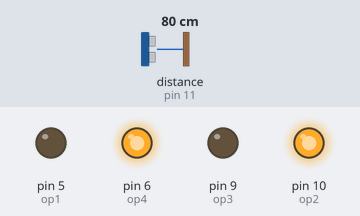
Simulated run of this sketch. Board: Arduino Uno, built with avr-gcc and run on an emulated ATmega328P. Shown: output pins drawn as LEDs (lit = HIGH). Wiring (inferred from the names in the program): ultrasonic range finder: trigger pin 12; echo pin 11. The test bench sets the inputs (shaded band); at power-on: distance to the obstacle (sensor on pin 11) 80 cm. The echo pulse lasts 58.3 µs per cm; pins used as bus, display or sensor lines are not drawn.

Above: at 1.2 s.
1.3 s: distance to the obstacle (sensor on pin 11) set to 12 cm
2.8 s: distance to the obstacle (sensor on pin 11) set to 9 cm
At 3.8 s:
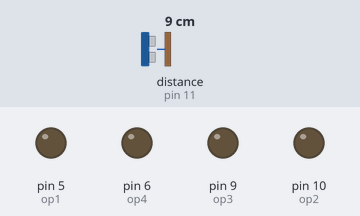
4.3 s: distance to the obstacle (sensor on pin 11) set to 18 cm
At 4.9 s:
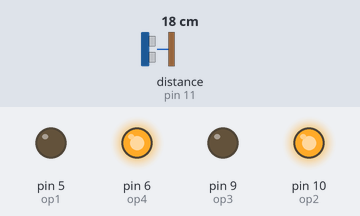
5.8 s: distance to the obstacle (sensor on pin 11) set to 2 cm
At 7.2 s:
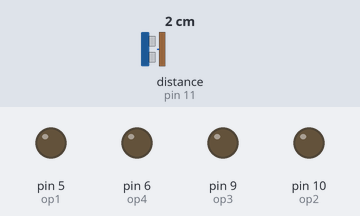
Timing chart, 0 to 8.3 s (numbered marks = the images above; inputs shaded):
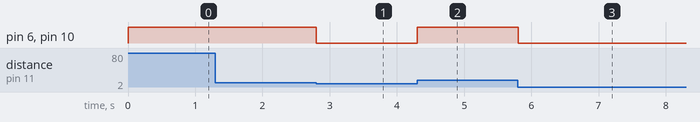

Measured:
- the behaviour switches between 11 and 10 cm on distance to the obstacle (sensor on pin 11) (found by bisection; images 0 and 1)
- after the input at 1.3 s, every drawn part: stays the same
- after the input at 2.8 s, pin 6 (op4), pin 10 (op2): HIGH → LOW at once
- after the input at 4.3 s, pin 6 (op4), pin 10 (op2): LOW → HIGH at once
- after the input at 5.8 s, pin 6 (op4), pin 10 (op2): HIGH → LOW at once

The sketch:

linefollower.ino
```cpp
# define trig 12
# define echo 11
# define op1 5
# define op2 10
# define op3 9
# define op4 6

void setup() {
  // put your setup code here, to run once:
pinMode(trig,OUTPUT);
pinMode(echo,INPUT);
pinMode(op1,OUTPUT);
pinMode(op2,OUTPUT);
pinMode(op3,OUTPUT);
pinMode(op4,OUTPUT);
}

void loop() {
  // put your main code here, to run repeatedly:
digitalWrite(trig,LOW);
delayMicroseconds(10);
digitalWrite(trig,HIGH);
delayMicroseconds(10);
digitalWrite(trig,LOW);
 long dur,dist;
 dur=pulseIn(echo,HIGH);
 dist=(dur/2)/29.4;
 if(dist<10)
    {
      digitalWrite(op1,LOW);
      digitalWrite(op2,LOW);
      digitalWrite(op3,LOW);
      digitalWrite(op4,LOW);
    }
 else
    {
      digitalWrite(op2,HIGH);
      digitalWrite(op1,LOW);
      digitalWrite(op4,HIGH);
      digitalWrite(op3,LOW);
    }

}
```
